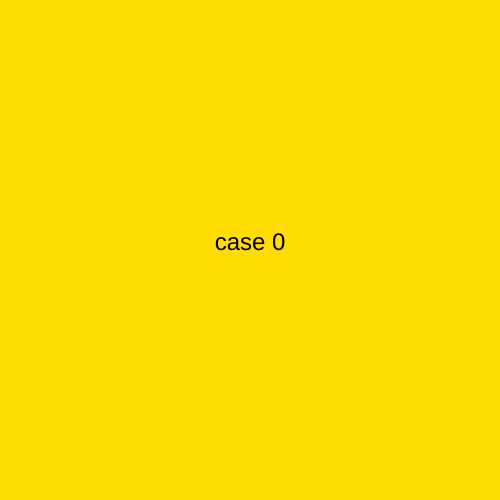
Frame 1 (no input)
Frame 60 (no input): identical to frame 1, image omitted
Frame 120 (the mouse pressed at the canvas centre since frame 60): identical to frame 1, image omitted

The p5.js sketch that drew this single still picture (run headless with seeded random() and noise() and a simulated clock; from frame 60 on, the mouse is pressed at the canvas centre):

// p5.js sketch
// ── sketch.js
let state = 0;

function setup() {
  createCanvas(500, 500);
  textSize(24);
  textAlign(CENTER);
}

function draw() {

  switch (state) { //needs nested  curly brackets


    case 0:
      background("#ffdd00");
      text("case 0", 250, 250);
      break;

    case 1:
      background("#1bc4e2");
      text("case 1", 250, 250);
      break;

    case 2:
      background("#b094ca");
      text("case 2", 250, 250);
      break;


  }

}

function mouseReleased(){
  state++; // state= state+1
  if (state > 2) {
    state = 0;
  }
}
